Frame 1 (no input): blank canvas, image omitted
Frame 60 (the mouse pressed at the canvas centre just before this capture): blank canvas, image omitted
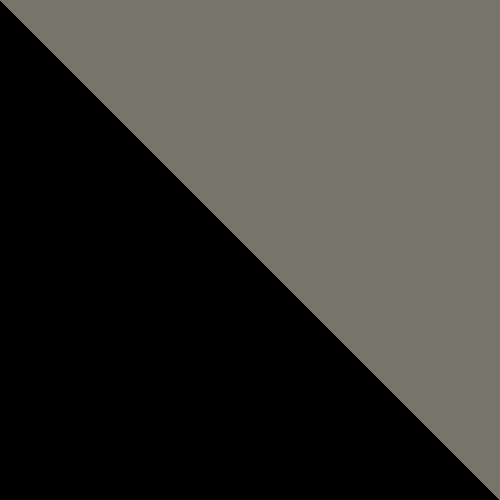
Frame 120 (the mouse held since frame 60 and released just before this capture)

The Processing sketch whose frames 1 and 60 were blank and that drew this single picture after the mouse press (run headless with seeded random() and noise(); from frame 60 on, the mouse is pressed at the canvas centre):

// Processing sketch: processing_36759
// ── processing_36759.pde

//HW 3 
//Copyright Yoni Afek, September 6th, 2011

color col; 

void setup( )
{ 
   smooth();
   background( 0 );
   size( 500, 500 );
   noStroke(); 
   col = color( random( 256), random( 256), random( 256), 20 );
   noCursor( );
}

// crazy translucent shape generator
void draw()
{
  col = color( random( 256), random( 256), random( 256), 30 );
  fill( col );
  quad(mouseX, mouseY, mouseX*2, mouseY*2,mouseX*4, mouseY/2, mouseX-mouseX*2, mouseY-mouseY*2);
 
}


// highlight/glow of the shape
void mousePressed()
{
  fill(250, 100);
  quad(mouseX, mouseY, mouseX*2, mouseY*2,mouseX*4, mouseY/2, mouseX-mouseX*2, mouseY-mouseY*2);
  
}
